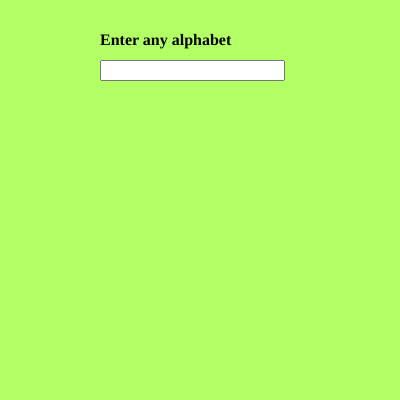
Frame 1 (no input)
Frame 60 (no input): identical to frame 1, image omitted
Frame 120 (the mouse pressed at the canvas centre since frame 60): identical to frame 1, image omitted

The p5.js sketch that drew this single still picture (run headless with seeded random() and noise() and a simulated clock; from frame 60 on, the mouse is pressed at the canvas centre):

// p5.js sketch
// ── sketch.js
var input,heading;


function setup() 
{
  createCanvas(400, 400);
  background(178,255,102);

  input = createInput();
  input.position(100, 60);

  heading = createElement('h4', "Enter any alphabet");
  heading.position(100, 10);

  
}

function draw() {

   var value = input.value();
   //a
   switch(value)

   {
     case 'a': console.log("Vowel");
               break;


     case 'e': console.log("Vowel");
               break;


     case 'i': console.log("Vowel");
               break;

    case 'u': console.log("Vowel");
               break;

    case 'o': console.log("Vowel");
               break;

    default:  console.log("Enter any character")
              break;
            
            }
}
